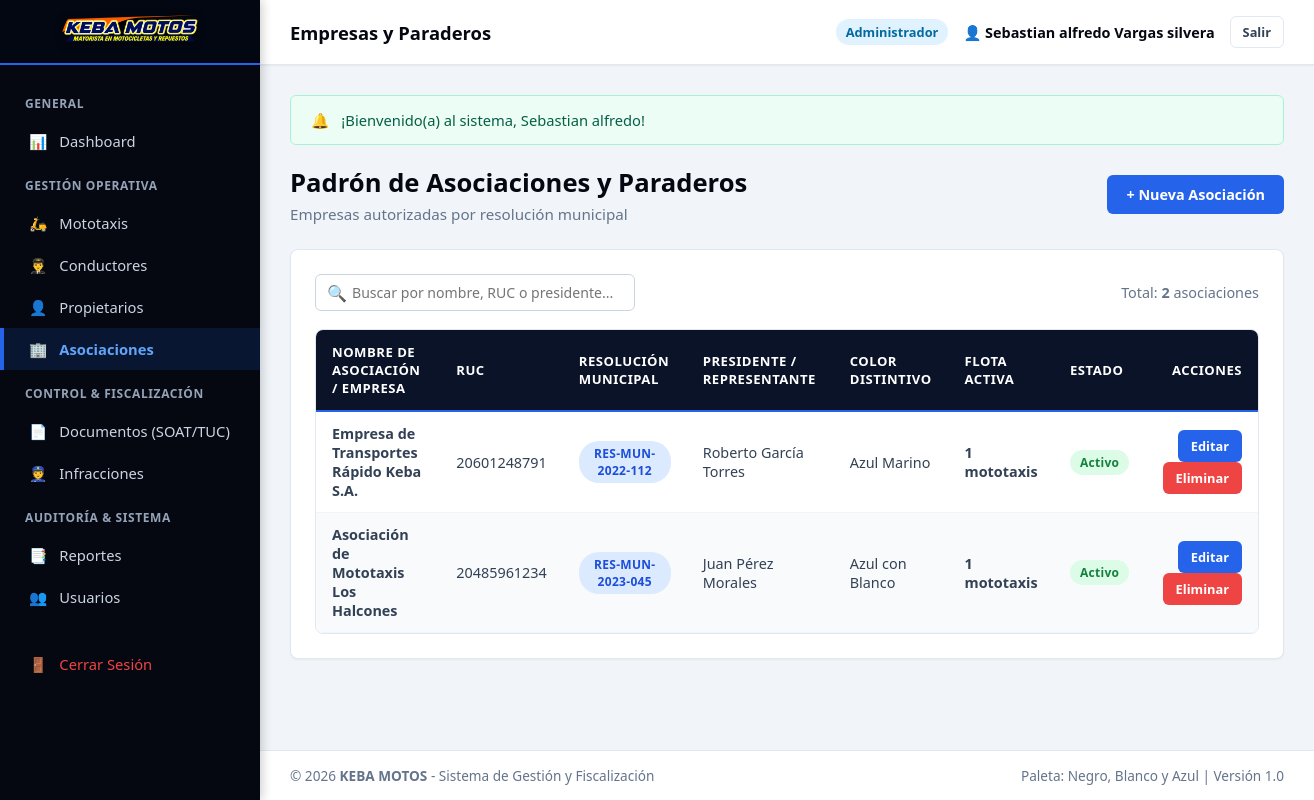
The app's page /views/asociaciones/listar_asociaciones.php (signed in) with its own data.
### tables this page shows
CREATE TABLE `asociaciones` (
  `id_asociacion` INT AUTO_INCREMENT PRIMARY KEY,
  `nombre` VARCHAR(150) NOT NULL,
  `ruc` VARCHAR(11) UNIQUE NULL,
  `resolucion_municipal` VARCHAR(100) NULL,
  `direccion` VARCHAR(200) NULL,
  `telefono` VARCHAR(20) NULL,
  `presidente` VARCHAR(150) NULL,
  `color_distintivo` VARCHAR(50) NULL,
  `cantidad_paraderos` INT DEFAULT 1,
  `estado` ENUM('Activo', 'Inactivo') DEFAULT 'Activo',
  `created_at` TIMESTAMP DEFAULT CURRENT_TIMESTAMP,
  `updated_at` TIMESTAMP DEFAULT CURRENT_TIMESTAMP ON UPDATE CURRENT_TIMESTAMP
);

### helpers/funciones.php (called while the page is built, shortened)
<?php
function vistaUrl($ruta) {
    return BASE_URL . 'views/' . ltrim($ruta, '/');
}
function controladorUrl($ruta) {
    return BASE_URL . 'controllers/' . ltrim($ruta, '/');
}

### config/conexion.php (called while the page is built, shortened)
<?php
class Database {
    private static $host = "localhost";
    private static $db_name = "keba";
    private static $username = "root";
    private static $password = "";
    private static $conexion = null;
    public static function conectar() {
        if (self::$conexion === null) {
            try {
                $opciones = [
                    PDO::ATTR_ERRMODE => PDO::ERRMODE_EXCEPTION,
                    PDO::ATTR_DEFAULT_FETCH_MODE => PDO::FETCH_ASSOC,
                    PDO::ATTR_EMULATE_PREPARES => true,
                    PDO::MYSQL_ATTR_MULTI_STATEMENTS => true,
                    PDO::MYSQL_ATTR_INIT_COMMAND => "SET NAMES utf8mb4 COLLATE utf8mb4_unicode_ci"
                ];
                try {
                    $dsn = "mysql:host=" . self::$host . ";dbname=" . self::$db_name . ";charset=utf8mb4";
                    self::$conexion = new PDO($dsn, self::$username, self::$password, $opciones);
                } catch (PDOException $e) {
                    if ($e->getCode() == 1049 || stripos($e->getMessage(), 'Unknown database') !== false) {
                        $dsnRoot = "mysql:host=" . self::$host . ";charset=utf8mb4";
                        $pdoRoot = new PDO($dsnRoot, self::$username, self::$password, $opciones);
                        $pdoRoot->exec("CREATE DATABASE IF NOT EXISTS `" . self::$db_name . "` CHARACTER SET utf8mb4 COLLATE utf8mb4_unicode_ci;");
                        $pdoRoot = null;
                        $dsn = "mysql:host=" . self::$host . ";dbname=" . self::$db_name . ";charset=utf8mb4";
                        self::$conexion = new PDO($dsn, self::$username, self::$password, $opciones);
                    } else {
                        throw $e;
                    }
                }
                $check = self::$conexion->query("SHOW TABLES LIKE 'usuarios'");
            } catch (PDOException $e) {
                die("<div style='padding:20px; font-family:sans-serif; background:#fee2e2; color:#991b1b; border:1px solid #f87171; border-radius:8px; margin:20px;'>
                        <strong>Error al conectar con la Base de Datos:</strong> " . htmlspecialchars($e->getMessage()) . "<br><br>
                        <em>Asegúrate de que MySQL esté activo en el Panel de Control de XAMPP.</em>
                     </div>");
            }
        }
        return self::$conexion;
    }
}

### models/Asociacion.php (called while the page is built, shortened)
<?php
require_once dirname(__DIR__) . '/config/conexion.php';
class Asociacion {
    private $db;
    public function __construct() {
        $this->db = Database::conectar();
    }
    public function listarTodos() {
        $sql = "SELECT a.*, COUNT(v.id_vehiculo) as total_vehiculos
                FROM asociaciones a
                LEFT JOIN vehiculos v ON a.id_asociacion = v.id_asociacion
                GROUP BY a.id_asociacion
                ORDER BY a.id_asociacion DESC";
        return $this->db->query($sql)->fetchAll();
    }
}

### views/asociaciones/listar_asociaciones.php (the view, shortened to what this page needs)
<?php
require_once dirname(__DIR__) . '/plantillas/header.php';
require_once dirname(__DIR__) . '/plantillas/sidebar.php';
require_once dirname(__DIR__) . '/plantillas/navbar.php';
require_once dirname(dirname(__DIR__)) . '/models/Asociacion.php';
$asocMod = new Asociacion();
$asociaciones = $asocMod->listarTodos();
?>
<div class="page-header">
    <div>
        <h1 class="page-title">Padrón de Asociaciones y Paraderos</h1>
        <p class="page-subtitle">Empresas autorizadas por resolución municipal</p>
    </div>
    <a href="<?= vistaUrl('asociaciones/registrar_asociacion.php') ?>" class="btn btn-primary">+ Nueva Asociación</a>
</div>
<div class="card">
    <div class="table-toolbar">
        <div class="search-box">
            <span class="search-icon">🔍</span>
            <input type="text" id="inputBuscar" placeholder="Buscar por nombre, RUC o presidente...">
        </div>
        <div style="font-size: 0.9rem; color: #64748b;">
            Total: <strong><?= count($asociaciones) ?></strong> asociaciones
        </div>
    </div>
    <div class="table-responsive">
        <table class="table-custom" id="tablaRegistros">
            <thead>
                <tr>
                    <th>Nombre de Asociación / Empresa</th>
                    <th>RUC</th>
                    <th>Resolución Municipal</th>
                    <th>Presidente / Representante</th>
                    <th>Color Distintivo</th>
                    <th>Flota Activa</th>
                    <th>Estado</th>
                    <th style="text-align: right;">Acciones</th>
                </tr>
            </thead>
            <tbody>
                <?php if (empty($asociaciones)): ?>
                <tr><td colspan="8" style="text-align:center; padding:25px;">No hay asociaciones registradas.</td></tr>
                <?php else: ?>
                <?php foreach ($asociaciones as $a): ?>
                <tr>
                    <td><strong><?= htmlspecialchars($a['nombre']) ?></strong></td>
                    <td><?= htmlspecialchars($a['ruc'] ?? '-') ?></td>
                    <td><span class="badge badge-info"><?= htmlspecialchars($a['resolucion_municipal'] ?? '-') ?></span></td>
                    <td><?= htmlspecialchars($a['presidente'] ?? '-') ?></td>
                    <td><?= htmlspecialchars($a['color_distintivo'] ?? '-') ?></td>
                    <td><strong><?= (int)$a['total_vehiculos'] ?> mototaxis</strong></td>
                    <td><span class="badge badge-success"><?= htmlspecialchars($a['estado']) ?></span></td>
                    <td style="text-align: right;">
                        <a href="<?= vistaUrl('asociaciones/editar_asociacion.php?id=' . $a['id_asociacion']) ?>" class="btn btn-primary btn-sm">Editar</a>
                        <a href="<?= controladorUrl('asociacion_controlador.php?accion=eliminar&id=' . $a['id_asociacion']) ?>" class="btn btn-danger btn-sm btn-confirmar-eliminar">Eliminar</a>
                    </td>
                </tr>
                <?php endforeach; ?>
                <?php endif; ?>
            </tbody>
        </table>
    </div>
</div>
<?php require_once dirname(__DIR__) . '/plantillas/footer.php'; ?>

### assets/css/estilos.css (style rules this page uses)
:root { --color-primary: #0284c7; --color-primary-dark: #0369a1; --color-primary-light: #e0f2fe; --color-blue-accent: #2563eb; --color-black: #050811; --color-black-card: #0d121f; --color-black-border: #1a233a; --color-black-light: #1e293b; --color-white: #ffffff; --color-gray-50: #f8fafc; --color-gray-100: #f1f5f9; --color-gray-200: #e2e8f0; --color-gray-500: #64748b; --color-gray-700: #334155; --color-success: #10b981; --color-warning: #f59e0b; --color-danger: #ef4444; --color-info: #0284c7; --sidebar-width: 260px; --header-height: 65px; --font-main: 'Segoe UI', system-ui, -apple-system, sans-serif; --shadow-sm: 0 1px 2px 0 rgba(0, 0, 0, 0.05); --shadow-md: 0 4px 6px -1px rgba(0, 0, 0, 0.1), 0 2px 4px -1px rgba(0, 0, 0, 0.06); --shadow-lg: 0 10px 15px -3px rgba(0, 0, 0, 0.15), 0 4px 6px -2px rgba(0, 0, 0, 0.05); }
* { margin: 0; padding: 0; box-sizing: border-box; font-family: var(--font-main); }
body { background-color: var(--color-gray-100); color: var(--color-gray-700); min-height: 100vh; display: flex; flex-direction: column; }
.page-header { display: flex; align-items: center; justify-content: space-between; margin-bottom: 25px; flex-wrap: wrap; gap: 15px; }
.page-title { font-size: 1.6rem; font-weight: 800; color: var(--color-black); }
.page-subtitle { color: var(--color-gray-500); font-size: 0.95rem; margin-top: 4px; }
.btn { display: inline-flex; align-items: center; justify-content: center; gap: 8px; padding: 9px 18px; border-radius: 6px; font-size: 0.9rem; font-weight: 600; cursor: pointer; text-decoration: none; transition: all 0.2s ease; border: 1px solid transparent; }
.btn-primary { background-color: var(--color-blue-accent); color: var(--color-white); }
.btn-danger { background-color: var(--color-danger); color: var(--color-white); }
.btn-sm { padding: 6px 12px; font-size: 0.8rem; }
.card { background-color: var(--color-white); border-radius: 8px; border: 1px solid var(--color-gray-200); box-shadow: var(--shadow-sm); padding: 24px; margin-bottom: 25px; }

### assets/css/tablas.css (style rules this page uses)
.table-responsive { width: 100%; overflow-x: auto; border: 1px solid #e2e8f0; border-radius: 8px; background-color: #ffffff; }
.table-custom { width: 100%; border-collapse: collapse; font-size: 0.9rem; text-align: left; }
.table-custom thead tr { background-color: #0b1329; color: #ffffff; border-bottom: 2px solid #2563eb; }
.table-custom th { padding: 13px 16px; font-weight: 700; font-size: 0.82rem; text-transform: uppercase; letter-spacing: 0.5px; }
.table-custom td { padding: 12px 16px; border-bottom: 1px solid #f1f5f9; color: #334155; vertical-align: middle; }
.table-custom tbody tr:nth-child(even) { background-color: #f8fafc; }
.badge { display: inline-block; padding: 4px 10px; border-radius: 20px; font-size: 0.75rem; font-weight: 700; text-align: center; letter-spacing: 0.3px; }
.badge-success { background-color: #dcfce7; color: #15803d; }
.badge-info { background-color: #dbeafe; color: #1d4ed8; }
.table-toolbar { display: flex; align-items: center; justify-content: space-between; margin-bottom: 18px; flex-wrap: wrap; gap: 12px; }
.search-box { display: flex; align-items: center; position: relative; max-width: 320px; width: 100%; }
.search-box input { width: 100%; padding: 8px 14px 8px 36px; border: 1.5px solid #cbd5e1; border-radius: 6px; font-size: 0.88rem; background-color: #ffffff; }
.search-box span.search-icon { position: absolute; left: 12px; color: #94a3b8; }

### records on screen
asociaciones: nombre "Empresa de Transportes Rápido Keba S.A.", ruc "20601248791", resolucion_municipal "RES-MUN-2022-112", presidente "Roberto García Torres", color_distintivo "Azul Marino", total_vehiculos "1", estado "Activo"
asociaciones: nombre "Asociación de Mototaxis Los Halcones", ruc "20485961234", resolucion_municipal "RES-MUN-2023-045", presidente "Juan Pérez Morales", color_distintivo "Azul con Blanco", total_vehiculos "1", estado "Activo"

### other values on screen
$subtituloNavbar "Empresas y Paraderos"
$usuarioActivo['rol_nombre'] "Administrador"
$flash['mensaje'] "¡Bienvenido(a) al sistema, Sebastian alfredo!"
count($asociaciones) "2"
